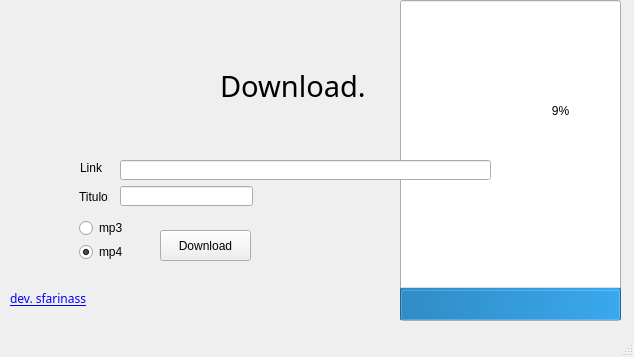
<?xml version="1.0" encoding="UTF-8"?>
<ui version="4.0">
 <class>MainWindow</class>
 <widget class="QMainWindow" name="MainWindow">
  <property name="geometry">
   <rect>
    <x>0</x>
    <y>0</y>
    <width>634</width>
    <height>357</height>
   </rect>
  </property>
  <property name="minimumSize">
   <size>
    <width>634</width>
    <height>357</height>
   </size>
  </property>
  <property name="maximumSize">
   <size>
    <width>634</width>
    <height>357</height>
   </size>
  </property>
  <property name="windowTitle">
   <string>Youtube - Free &gt; </string>
  </property>
  <property name="windowIcon">
   <iconset>
    <normaloff>youtube.png</normaloff>youtube.png</iconset>
  </property>
  <widget class="QWidget" name="centralwidget">
   <widget class="QPushButton" name="bt_download">
    <property name="geometry">
     <rect>
      <x>160</x>
      <y>230</y>
      <width>91</width>
      <height>31</height>
     </rect>
    </property>
    <property name="text">
     <string>Download</string>
    </property>
   </widget>
   <widget class="QLabel" name="label">
    <property name="geometry">
     <rect>
      <x>80</x>
      <y>160</y>
      <width>22</width>
      <height>16</height>
     </rect>
    </property>
    <property name="text">
     <string>Link:</string>
    </property>
   </widget>
   <widget class="QLabel" name="label_2">
    <property name="geometry">
     <rect>
      <x>79</x>
      <y>189</y>
      <width>30</width>
      <height>16</height>
     </rect>
    </property>
    <property name="text">
     <string>Titulo:</string>
    </property>
   </widget>
   <widget class="QLineEdit" name="txt_link">
    <property name="geometry">
     <rect>
      <x>120</x>
      <y>160</y>
      <width>371</width>
      <height>20</height>
     </rect>
    </property>
   </widget>
   <widget class="QLineEdit" name="txt_titulo">
    <property name="geometry">
     <rect>
      <x>120</x>
      <y>186</y>
      <width>133</width>
      <height>20</height>
     </rect>
    </property>
   </widget>
   <widget class="QLabel" name="label_3">
    <property name="geometry">
     <rect>
      <x>80</x>
      <y>30</y>
      <width>131</width>
      <height>101</height>
     </rect>
    </property>
    <property name="text">
     <string>&lt;html&gt;&lt;head/&gt;&lt;body&gt;&lt;p&gt;&lt;img src=&quot;:/youtube/youtube.png&quot;/&gt;&lt;/p&gt;&lt;/body&gt;&lt;/html&gt;</string>
    </property>
   </widget>
   <widget class="QLabel" name="label_4">
    <property name="geometry">
     <rect>
      <x>220</x>
      <y>60</y>
      <width>311</width>
      <height>51</height>
     </rect>
    </property>
    <property name="font">
     <font>
      <family>Segoe Print</family>
      <pointsize>22</pointsize>
     </font>
    </property>
    <property name="text">
     <string>Download.      </string>
    </property>
   </widget>
   <widget class="QLabel" name="label_5">
    <property name="geometry">
     <rect>
      <x>10</x>
      <y>290</y>
      <width>101</width>
      <height>16</height>
     </rect>
    </property>
    <property name="font">
     <font>
      <family>Stencil</family>
     </font>
    </property>
    <property name="text">
     <string>&lt;html&gt;&lt;head/&gt;&lt;body&gt;&lt;p&gt;&lt;a href=&quot;https://www.linkedin.com/in/salomao-farina-a289b413/&quot;&gt;&lt;span style=&quot; text-decoration: underline; color:#0000ff;&quot;&gt;dev. sfarinass&lt;/span&gt;&lt;/a&gt;&lt;/p&gt;&lt;/body&gt;&lt;/html&gt;</string>
    </property>
   </widget>
   <widget class="QLabel" name="label_6">
    <property name="geometry">
     <rect>
      <x>160</x>
      <y>0</y>
      <width>131</width>
      <height>111</height>
     </rect>
    </property>
    <property name="text">
     <string>&lt;html&gt;&lt;head/&gt;&lt;body&gt;&lt;p&gt;&lt;img src=&quot;:/youtube/twitch.png&quot;/&gt;&lt;/p&gt;&lt;/body&gt;&lt;/html&gt;</string>
    </property>
   </widget>
   <widget class="QWidget" name="layoutWidget">
    <property name="geometry">
     <rect>
      <x>79</x>
      <y>219</y>
      <width>45</width>
      <height>42</height>
     </rect>
    </property>
    <layout class="QVBoxLayout" name="verticalLayout">
     <item>
      <widget class="QRadioButton" name="rb_mp3">
       <property name="text">
        <string>mp3</string>
       </property>
      </widget>
     </item>
     <item>
      <widget class="QRadioButton" name="rb_mp4">
       <property name="text">
        <string>mp4</string>
       </property>
       <property name="checked">
        <bool>true</bool>
       </property>
      </widget>
     </item>
    </layout>
   </widget>
   <widget class="QProgressBar" name="pb">
    <property name="geometry">
     <rect>
      <x>400</x>
      <y>0</y>
      <width>221</width>
      <height>321</height>
     </rect>
    </property>
    <property name="minimum">
     <number>1</number>
    </property>
    <property name="value">
     <number>10</number>
    </property>
    <property name="orientation">
     <enum>Qt::Vertical</enum>
    </property>
   </widget>
   <zorder>pb</zorder>
   <zorder>bt_download</zorder>
   <zorder>label</zorder>
   <zorder>label_2</zorder>
   <zorder>txt_link</zorder>
   <zorder>txt_titulo</zorder>
   <zorder>label_3</zorder>
   <zorder>label_4</zorder>
   <zorder>label_5</zorder>
   <zorder>label_6</zorder>
   <zorder>layoutWidget</zorder>
  </widget>
  <widget class="QMenuBar" name="menubar">
   <property name="geometry">
    <rect>
     <x>0</x>
     <y>0</y>
     <width>634</width>
     <height>21</height>
    </rect>
   </property>
  </widget>
  <widget class="QStatusBar" name="statusbar"/>
 </widget>
 <resources>
  <include location="youtube.qrc"/>
 </resources>
 <connections/>
</ui>
